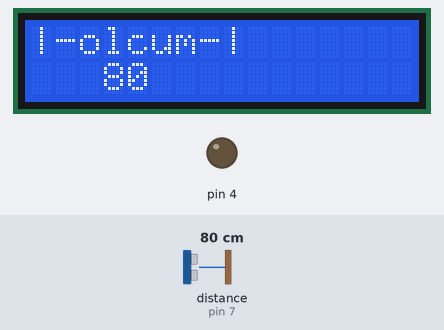
This sketch was run on a simulated Arduino Uno, built with avr-gcc and run on an emulated ATmega328P. Shown: 16×2 character LCD, output pins drawn as LEDs (lit = HIGH). Wiring (inferred from the names in the program): ultrasonic range finder: trigger pin 6; echo pin 7. Inputs (shaded band) come from the test bench; at power-on: distance to the obstacle (sensor on pin 7) 80 cm. The echo pulse lasts 58.3 µs per cm; pins used as bus, display or sensor lines are not drawn; what the sketch prints to the serial monitor is not drawn.

Above: at 2.23 s.
2.3 s: distance to the obstacle (sensor on pin 7) set to 54 cm
At 2.33 s:
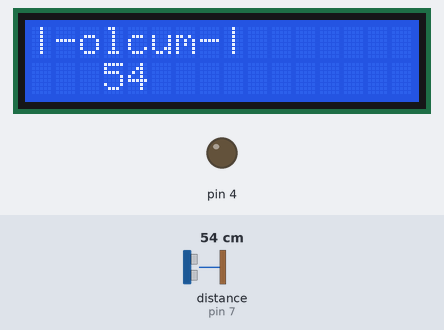
3.9 s: distance to the obstacle (sensor on pin 7) set to 46 cm
At 3.94 s:
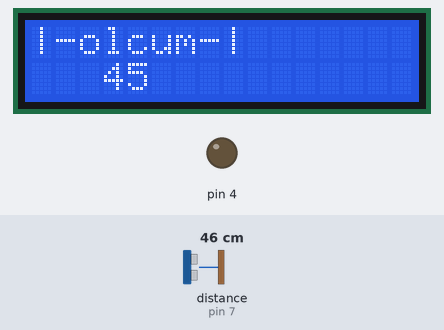
5.8 s: distance to the obstacle (sensor on pin 7) set to 29 cm
At 5.92 s:
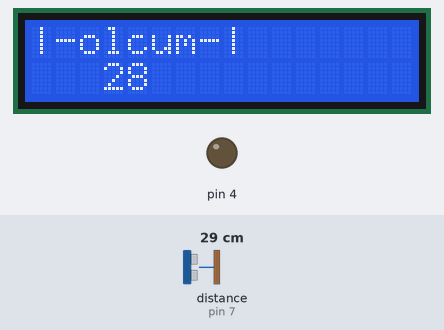
7.4 s: distance to the obstacle (sensor on pin 7) set to 24 cm
At 7.56 s:
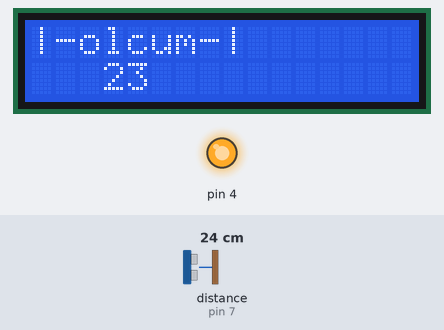
Timing chart, 0 to 10.4 s (numbered marks = the images above; inputs shaded):
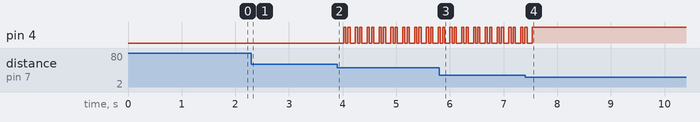

The sketch:

Arduino.txt.ino
```cpp
#include <LiquidCrystal_I2C.h>

#include <Wire.h>

LiquidCrystal_I2C lcdekranim(0x27,16,2);

void setup()
{
  lcdekranim.init();
  lcdekranim.backlight();
  lcdekranim.setCursor(0,0);
  lcdekranim.print("|-LOGIN-|");
  delay(1000);
  lcdekranim.clear();
  pinMode(6,OUTPUT);//Trig
  pinMode(7,INPUT); //Echo
  pinMode(4,OUTPUT);
  Serial.begin(9600);
}

void loop()
{
digitalWrite(6,1); delay(1);
digitalWrite(6,0);
int sure=pulseIn(7,1);
int mesafe=(sure/2)/28.97;
Serial.print("Olculen Mesafe=");
Serial.println(mesafe);
delay(1);

lcdekranim.setCursor(0,0);
lcdekranim.print("|-olcum-|");
lcdekranim.setCursor(3,1);
lcdekranim.print(mesafe);
  delay(0120);
  lcdekranim.clear();
if(mesafe<=25)
{
  digitalWrite(4,1);
  }
else if(mesafe<=50)
{
  digitalWrite(4,1);
  delay(0050);
  digitalWrite(4,0);
  delay(0050);
  digitalWrite(4,1);
  delay(0050);
  digitalWrite(4,0);

 }

else if(mesafe >51)
{
  digitalWrite(4,0);
  }
else
{
  digitalWrite(4,0);
  }


}
```

Measured:
- the behaviour switches between 27 and 26 cm on distance to the obstacle (sensor on pin 7) (found by bisection; images 3 and 4)
- after the input at 2.3 s, the display: first differs from a run without the input at once (image 1)
- after the input at 3.9 s, pin 4: LOW → HIGH after 0.12 s, then repeats every 0.22 s: LOW 0.04 s, HIGH 0.04 s, LOW 0.10 s, HIGH 0.04 s; the display: first differs from a run without the input at once (image 2)
- after the input at 5.8 s, the display: changes after 0.12 s (image 3)
- after the input at 7.4 s, pin 4: goes on until 7.5 s, then stays HIGH; the display: changes after 0.05 s (image 4)
